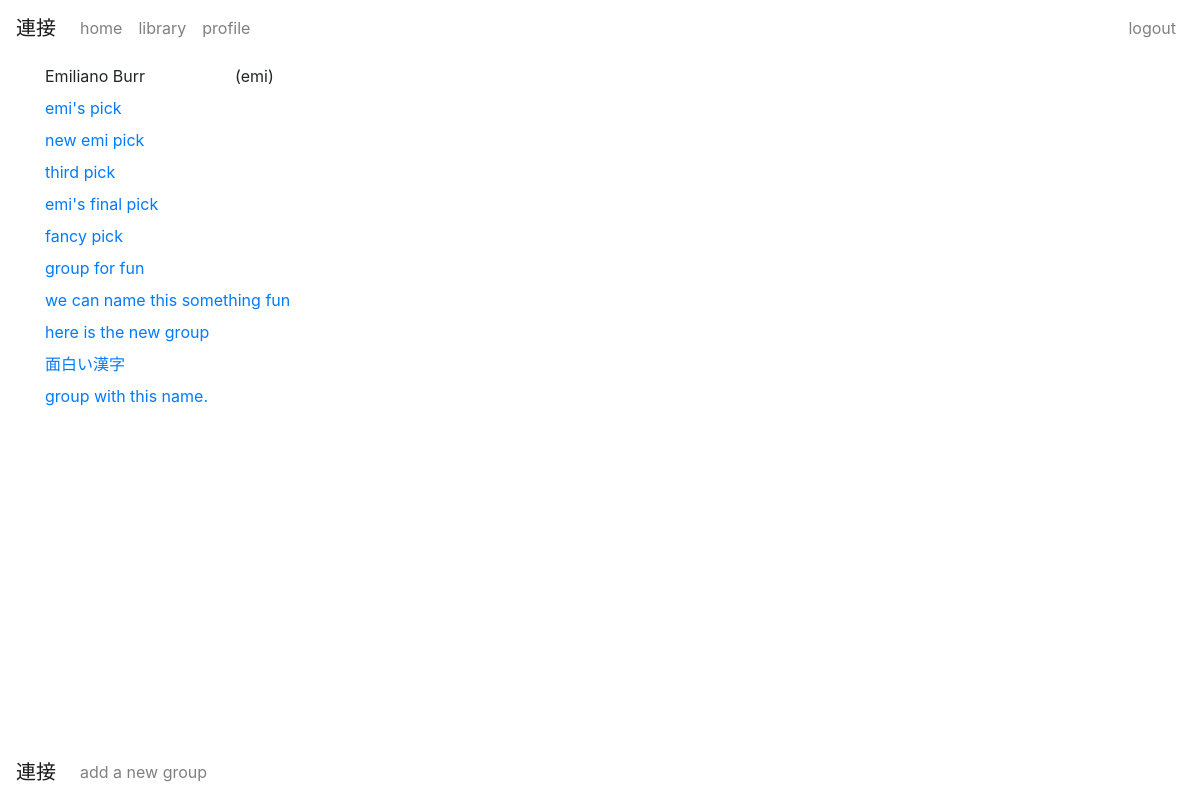
The page /profile/ (signed in) on the database as committed earlier.
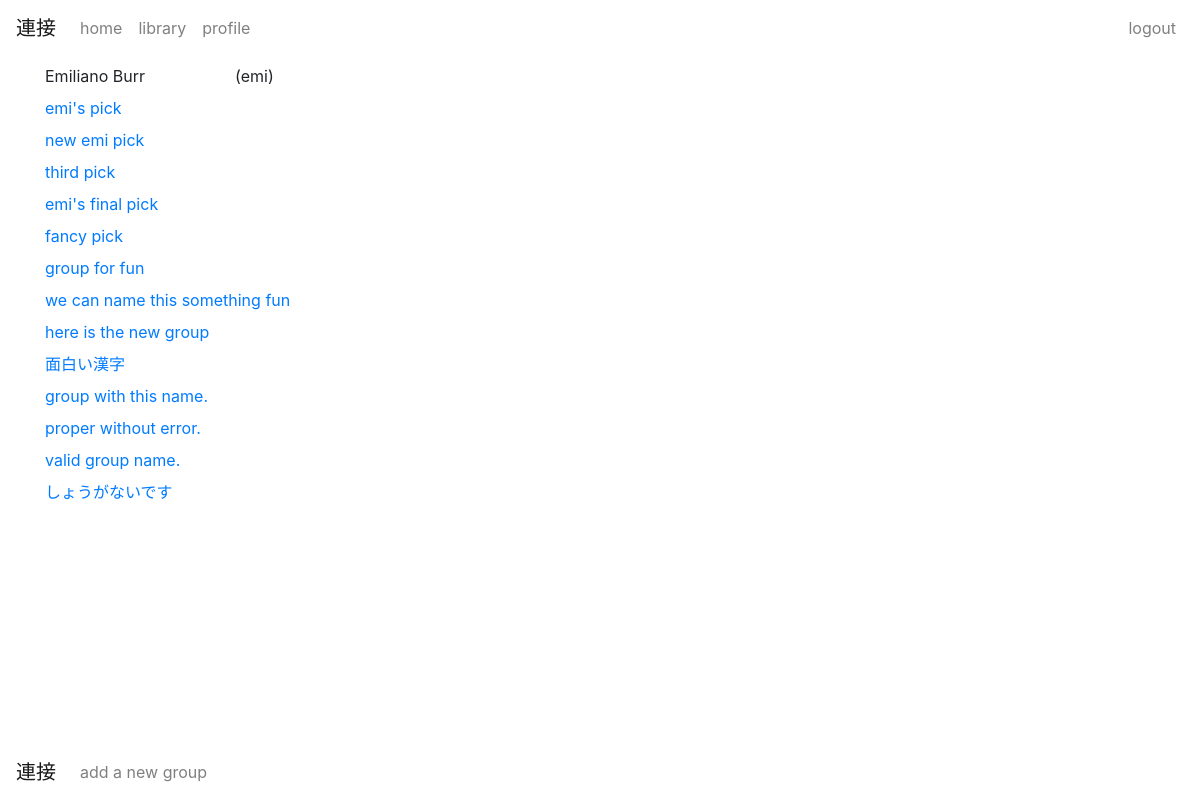
The same page on the database as committed later.
### base/models.py (models this page shows, shortened)
class KanjiGroup(models.Model):
    name        = models.CharField(max_length=100)
    user        = models.ForeignKey(UserProfile, related_name="group_profile", on_delete=models.CASCADE)
    group_kanji = models.ManyToManyField(Kanji, blank=True, related_name="group_kanji", through="KanjiGroupElement")
    date_time   = models.DateTimeField(default=timezone.now)

### base/views.py (the view)
# urls.py: path('profile/', views.profile, name='profile'),
@login_required
def profile(request):
    userprofile = request.user.profile
    context  = {'userprofile': userprofile}
    return render(request, 'base/profile.html', context)

### base/templates/base/profile.html (shortened to what this page needs)
{% extends 'base/base.html' %}
{% block content %}
    <nav class="navbar fixed-bottom navbar-light navbar-expand-lg">
        <a class="navbar-brand" href="{% url 'base:index' %}">連接</a>
        <div class="collapse navbar-collapse" id="navbarNavBottom">
            <ul class="navbar-nav">
                <li class="nav-item">
                    <a class="nav-link" href="{% url 'base:group' %}">add a new group</a>
                </li>
            </ul>
        </div>
    </nav>
    <div class="row py-2">
        <div class="col-sm-2">
            {{ userprofile.user.first_name }} {{ userprofile.user.last_name }}
        </div>
        <div class="col-sm-10">
            ({{userprofile.user.username}})
        </div>
    </div>
    <div class="row">
        {% for group in userprofile.group_profile.all %}
            <div class="col-sm-12 pb-2">
                <a href="{% url 'base:group_individual' group.id %}">{{ group.name }}</a>
            </div>
        {% endfor %}
    </div>
{% endblock %}

Rows that differ between the two databases and show on the page:
added KanjiGroup: name "proper without error."
added KanjiGroup: name "valid group name."
added KanjiGroup: name "しょうがないです"
